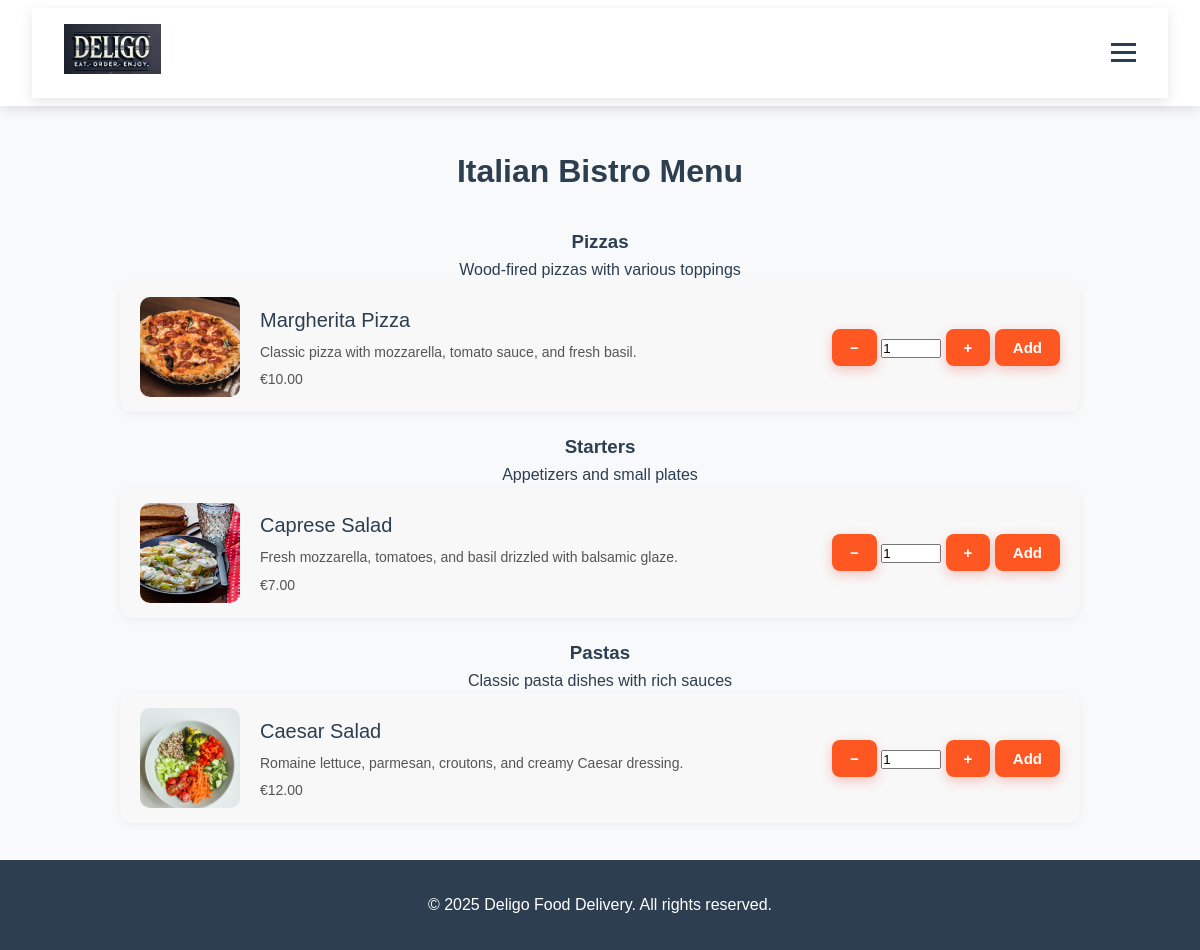
Page /restaurants/1/ on the committed database.
### food_delivery/models.py (models this page shows, shortened)
class Restaurant(models.Model):
    name = models.CharField(max_length=100)
    description = models.TextField()
    address = models.TextField()
    contact_number = models.CharField(max_length=15)
    opening_hours = models.CharField(max_length=100)
    image = models.ImageField(upload_to='restaurants/')  # Upload path for restaurant images
    manager = models.OneToOneField(  # Each restaurant has one manager
        User,
        on_delete=models.CASCADE,
        related_name='managed_restaurant'
    )

class MenuCategory(models.Model):
    restaurant = models.ForeignKey(Restaurant, on_delete=models.CASCADE, related_name='categories')  # Related to one restaurant
    name = models.CharField(max_length=50)
    description = models.TextField(blank=True)
    order = models.PositiveIntegerField(default=0)  # For ordering categories
    class Meta:
        ordering = ['order']  # Default ordering of categories
        verbose_name_plural = "Menu Categories"  # Admin display name

class MenuItem(models.Model):
    category = models.ForeignKey(MenuCategory, on_delete=models.CASCADE, related_name='items')  # Belongs to one category
    name = models.CharField(max_length=100)
    description = models.TextField(blank=True)
    price = models.DecimalField(max_digits=6, decimal_places=2, validators=[MinValueValidator(0)])  # Price must be >= 0
    image = models.ImageField(upload_to='menu_items/')  # Upload path for item images
    is_available = models.BooleanField(default=True)  # Toggle for availability
    preparation_time = models.PositiveIntegerField(help_text="Preparation time in minutes", default=15)

### food_delivery/views.py (the view)
# urls.py: path('restaurants/<int:pk>/', views.restaurant_detail, name='restaurant_detail'),  # Restaurant detail and menu
def restaurant_detail(request, pk):
    restaurant = get_object_or_404(Restaurant, pk=pk)
    categories = restaurant.categories.prefetch_related('items')
    return render(request, 'food_delivery/restaurant_detail.html', {
        'restaurant': restaurant,
        'categories': categories,
        'cart_count': get_cart_count(request.user)
    })

### food_delivery/views.py (called while the page is built)
def get_cart_count(user):
    if user.is_authenticated:
        cart = Order.objects.filter(customer=user, status=Order.Status.PENDING).first()
        if cart:
            return sum(item.quantity for item in cart.items.all())
    return 0

### templates/food_delivery/restaurant_detail.html (shortened to what this page needs)
{% extends 'food_delivery/base.html' %}
{% load static %}
{% block extra_css %}
<link rel="stylesheet" href="{% static 'food_delivery/css/restaurant_detail.css' %}">
{% endblock extra_css %}
{% block content %}
<div class="restaurants">
    <h2>{{ restaurant.name }} Menu</h2>
    <div class="restaurant-list">
        {% for category in categories %}
        <div class="category-section">
            <h3>{{ category.name }}</h3>
            {% if category.description %}
                <p>{{ category.description }}</p>
            {% endif %}
            {% for item in category.items.all %}
            <div class="dish-row">
                <div class="dish-info">
                    <img src="{{ item.image.url }}" alt="{{ item.name }}">
                    <div class="dish-text">
                        <h3>{{ item.name }}</h3>
                        <p>{{ item.description }}</p>
                        <p>€{{ item.price }}</p>
                    </div>
                </div>
                <div class="input-group mb-2">
                    <button class="btn btn-outline-secondary decrease-qty" type="button">−</button>
                    <input type="number" class="form-control item-qty" value="1" min="1" max="20" style="width: 60px;">
                    <button class="btn btn-outline-secondary increase-qty" type="button">+</button>
                    <button class="btn btn-primary add-to-cart" data-id="{{ item.id }}">Add</button>
                </div>
            </div>
            {% endfor %}
        </div>
        {% endfor %}
    </div>
</div>
{% endblock content %}

### templates/food_delivery/base.html (shortened to what this page needs)
{% load static %}
<!DOCTYPE html>
<html lang="en">
<head>
    <link rel="stylesheet" href="{% static 'food_delivery/css/style.css' %}">
    {% block extra_css %}{% endblock %}
</head>
<body>
<header>
    <nav class="navbar">
        <div class="logo">
            <a href="{% url 'food_delivery:home' %}">
                <img src="{% static 'food_delivery/images/logo.jpg' %}" alt="Deligo Logo">
            </a>
        </div>
        <div class="menu-container">
            <div id="menu-icon" class="menu-icon" role="button" aria-label="Toggle menu" aria-expanded="false" tabindex="0">
                <span class="bar"></span>
                <span class="bar"></span>
                <span class="bar"></span>
            </div>
        </div>
    </nav>
</header>
<main class="main-content">
    <div class="container">
        {% block content %}{% endblock %}
    </div>
</main>
<footer class="footer">
    <div class="container">
        <p>&copy; {% now "Y" %} Deligo Food Delivery. All rights reserved.</p>
    </div>
</footer>
</body>
</html>

### static/food_delivery/css/style.css (style rules this page uses)
* { margin: 0; padding: 0; box-sizing: border-box; }
body { font-family: 'Poppins', sans-serif; line-height: 1.6; color: #2c3e50; background-color: #f8f9fa; }
a { text-decoration: none; color: inherit; }
header { background-color: #ffffff; padding: 0.5rem 2rem; box-shadow: 0 4px 12px rgba(0, 0, 0, 0.1); position: sticky; top: 0; z-index: 1000; }
nav { display: flex; justify-content: space-between; align-items: center; max-width: 1200px; margin: 0 auto; padding: 1rem 2rem; background-color: #ffffff; box-shadow: 0 4px 12px rgba(0, 0, 0, 0.1); }
.logo img { height: 50px; transition: transform 0.3s ease; }
.menu-icon { display: flex; flex-direction: column; cursor: pointer; gap: 5px; z-index: 1001; }
.menu-icon .bar { width: 25px; height: 3px; background-color: #2c3e50; transition: transform 0.3s ease, opacity 0.3s ease; }
.btn { background-color: #e74c3c; color: #fff; padding: 0.8rem 2rem; border-radius: 50px; font-weight: 600; font-size: 1rem; transition: background-color 0.3s ease, transform 0.3s ease; margin: 10px 0; box-shadow: 0 4px 12px rgba(231, 76, 60, 0.3); display: inline-block; text-align: center; }
:root { --primary-color: #ff6b6b; --secondary-color: #4ecdc4; --dark-color: #292f36; --light-color: #f7fff7; --accent-color: #ff9f1 }
footer { background-color: #2c3e50; color: #fff; text-align: center; padding: 2rem 0; margin-top: -3px; }

### static/food_delivery/css/restaurant_detail.css (style rules this page uses)
.restaurants { padding: 40px 20px; max-width: 1000px; margin: 0 auto; text-align: center; }
.restaurants h2 { font-size: 32px; font-weight: 600; margin-bottom: 30px; }
.restaurant-list { display: flex; flex-direction: column; gap: 20px; }
.dish-row { display: flex; align-items: center; justify-content: space-between; background-color: #f8f8f8; border-radius: 12px; padding: 15px 20px; box-shadow: 0 2px 8px rgba(0, 0, 0, 0.05); }
.dish-info { display: flex; align-items: center; gap: 20px; text-align: left; }
.dish-info img { width: 100px; height: 100px; object-fit: cover; border-radius: 10px; }
.dish-text h3 { margin: 0; font-size: 20px; font-weight: 500; }
.dish-text p { margin: 5px 0 0; font-size: 14px; color: #555; }
.dish-row .btn { background-color: #ff5722; color: white; border: none; padding: 10px 18px; font-size: 15px; border-radius: 8px; cursor: pointer; transition: background-color 0.3s ease; }

### rows in the picture
Restaurant: name "Italian Bistro"
MenuCategory: name "Pizzas", description "Wood-fired pizzas with various toppings"
MenuItem: image (picture), name "Margherita Pizza", description "Classic pizza with mozzarella, tomato sauce, and fresh basil.", price "10.00"
MenuCategory: name "Starters", description "Appetizers and small plates"
MenuItem: image (picture), name "Caprese Salad", description "Fresh mozzarella, tomatoes, and basil drizzled with balsamic glaze.", price "7.00"
MenuCategory: name "Pastas", description "Classic pasta dishes with rich sauces"
MenuItem: image (picture), name "Caesar Salad", description "Romaine lettuce, parmesan, croutons, and creamy Caesar dressing.", price "12.00"
